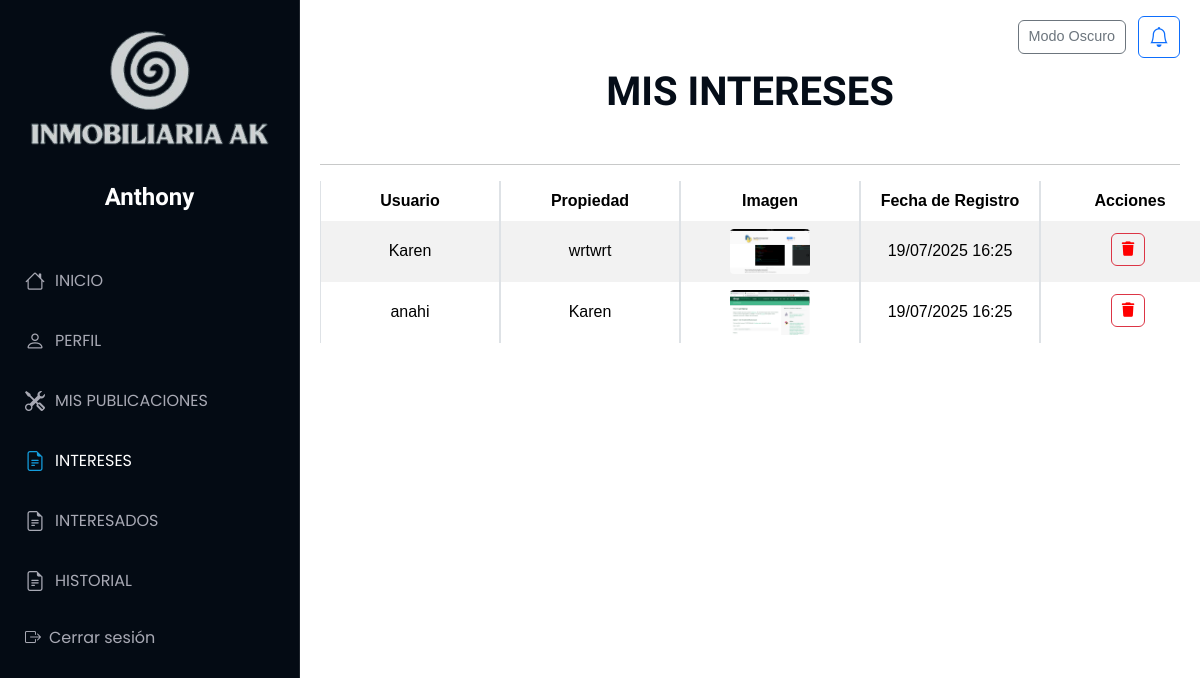
Before: /Interez/intereses (signed in) with the older database file.
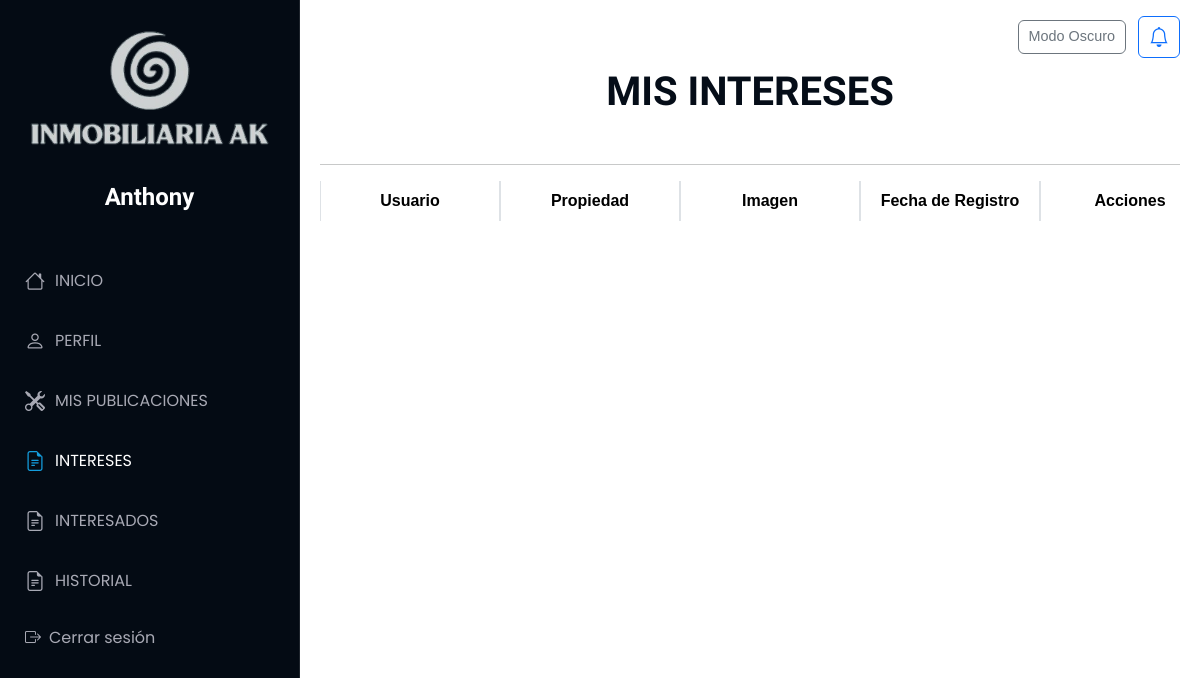
After: the same page with the newer database file.
### Aplicaciones/Interez/models.py (models this page shows)
class Interez(models.Model):
    usuario = models.ForeignKey(Usuario, on_delete=models.CASCADE)
    propiedad = models.ForeignKey(Propiedad, on_delete=models.CASCADE)
    fecha_interes = models.DateTimeField(auto_now_add=True)

### Aplicaciones/Publicaciones/models.py (models this page shows)
class Propiedad(models.Model):
    id_propiedad = models.AutoField(primary_key=True)
    titulo = models.CharField(max_length=200)
    imagen = models.FileField(upload_to='propiedades/')
    descripcion = models.TextField()
    precio = models.DecimalField(max_digits=12, decimal_places=2)
    ubicacion=models.CharField(max_length=200,null=True,blank=True)
    usuario = models.ForeignKey(Usuario, on_delete=models.CASCADE)
    latitud = models.DecimalField(max_digits=9, decimal_places=7)
    longitud = models.DecimalField(max_digits=10, decimal_places=7)
    estado = models.CharField(max_length=50)
    fecha_publicacion = models.DateTimeField(auto_now_add=True)
    fecha_actualizacion = models.DateTimeField(auto_now=True,null=True,blank=True)

### Aplicaciones/Usuario/models.py (models this page shows)
class Usuario(models.Model):
    usuario = models.CharField(max_length=150, unique=True)
    contrasena = models.CharField(max_length=128)
    correo = models.EmailField(unique=True,null=True, blank=True)
    telefono = models.CharField(null=True, blank=True)
    fecha_registro = models.DateTimeField(auto_now_add=True,null=True, blank=True)
    telegram_id = models.CharField(max_length=50, null=True, blank=True)

### Aplicaciones/Interez/views.py (the view)
# urls.py: path('intereses', views.intereses, name='intereses'),
def intereses(request):
    if 'usuario_id' not in request.session:
        messages.error(request, "Debes iniciar sesión para ver tus intereses.")
        return redirect('iniciosesion')
    usuario = get_object_or_404(Usuario, id=request.session['usuario_id'])
    intereses = Interez.objects.select_related('usuario', 'propiedad').filter(usuario=usuario)
    return render(request, 'intereses.html', {'intereses': intereses})

### Aplicaciones/Interez/templates/intereses.html (shortened to what this page needs)
{% extends 'plantilla.html' %}
{% load static %}
{% block body %}
<main>
    <br><br>
    <h1 class="text-center"><b>MIS INTERESES</b></h1><br>
    <hr>
    <table class="table table-bordered table-striped table-hover" id="intereses_table">
        <thead>
            <tr>
                <th>Usuario</th>
                <th>Propiedad</th>
                <th>Imagen</th>
                <th>Fecha de Registro</th>
                <th>Acciones</th>
            </tr>
        </thead>
        <tbody>
            {% for interes in intereses %}
            <tr>
                <td>{{ interes.propiedad.usuario.usuario  }}</td>
                <td>{{ interes.propiedad.titulo }}</td>
                <td>
                    {% if interes.propiedad.imagen %}
                        <img src="{{ interes.propiedad.imagen.url }}" alt="" height="80px">
                    {% else %}
                        Ninguna
                    {% endif %}
                </td>
                <td>{{ interes.fecha_interes|date:"d/m/Y H:i" }}</td>
                <td>
                    <a style="color: red;" href="#" onclick="confirmarEliminacion('{{ interes.id }}')" class="btn btn-outline-danger"><i class="fa fa-trash"></i></a>
                </td>
            </tr>
            {% endfor %}
        </tbody>
    </table>
    <br>
    <br>
</main>
{% endblock %}

Changed rows visible on the page:
removed Interez: propiedad.usuario.usuario "Karen", propiedad.titulo "wrtwrt", propiedad.imagen (picture), fecha_interes "19/07/2025 16:25"
removed Interez: propiedad.usuario.usuario "anahi", propiedad.titulo "Karen", propiedad.imagen (picture), fecha_interes "19/07/2025 16:25"
